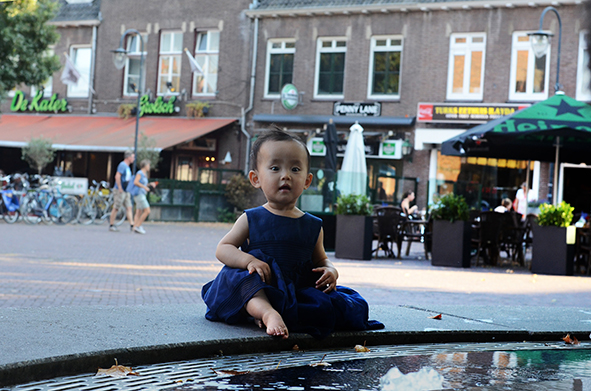
#> input picture biomedical_image_assay/Resources/domi3.jpg, 591 x 391 px, found by its file name
$ python edgeDetection.py
#> lines starting #> are read from the running program, lines starting #| are printed output that depends on the picture
#> further down, img is the input picture: shape (391, 591, 3); mean B, G, R 125.3, 119.4, 112.1

import cv2 as cv
import numpy as np
import datetime

def bgr2gray(img):
    b = img[:,:,0].copy()
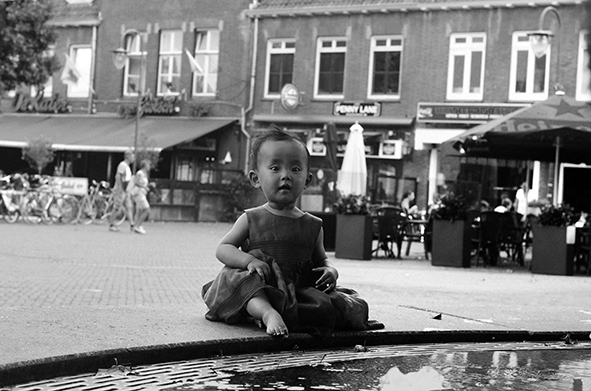
#> b: shape (391, 591); min 0, max 255, mean 125.3
    g = img[:,:,1].copy()
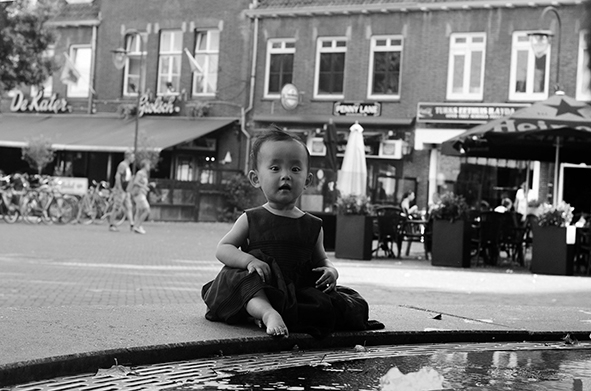
#> g: shape (391, 591); min 0, max 255, mean 119.4
    r = img[:,:,2].copy()
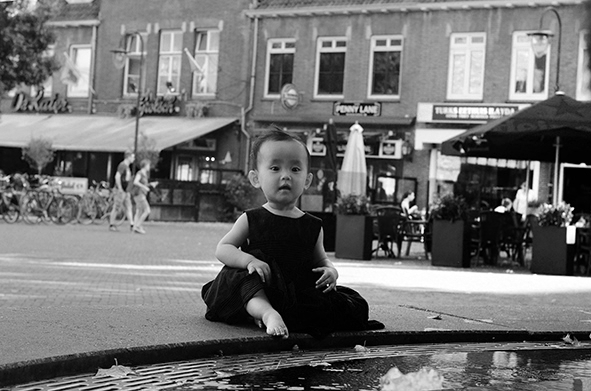
#> r: shape (391, 591); min 0, max 255, mean 112.1

    out = 0.2126*r + 0.7152*g + 0.0722*b
    return out

def max_min_filter(gray,k_size = 2):
#> called with k_size = 6
    H, W = gray.shape
#> H = 391; W = 591
    pad = k_size//2
    out = np.zeros((H+pad*2,W+pad*2),dtype=np.uint8)
    out[pad:pad+H,pad:pad+W] = gray.copy()
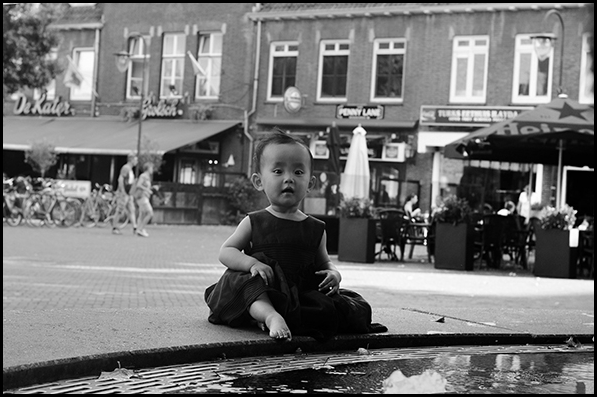
#> out: shape (397, 597); min 0, max 254, mean 114.9

    temp = out.copy()

    for y in range(H):
        for x in range(W):
            out[pad + y, pad+x] = np.max((temp[y: y + k_size, x: x + k_size]) - \
                                  np.min(temp[y: y + k_size, x: x + k_size]))
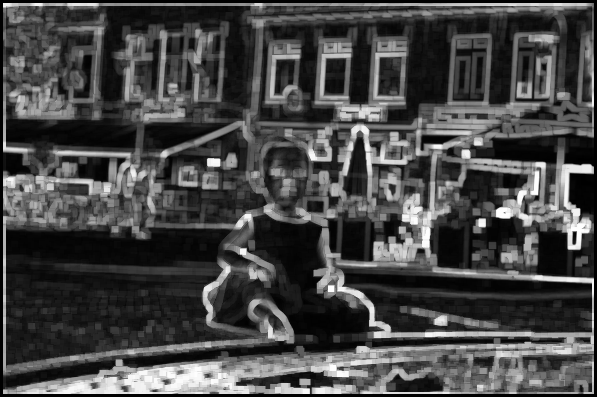
#> out: shape (397, 597); min 0, max 254, mean 70.7

    out = out[pad: pad + H, pad: pad + W].astype(np.uint8)
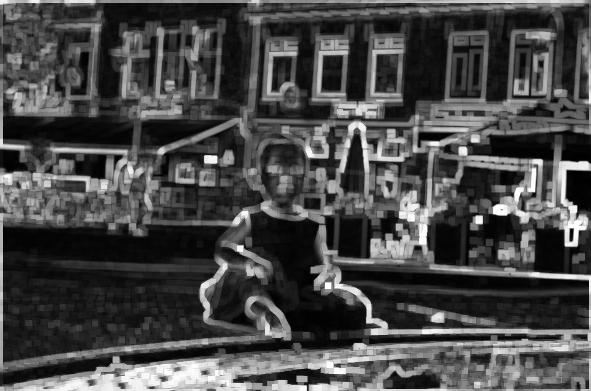
#> out: shape (391, 591); min 0, max 254, mean 72.5

    return out

img = cv.imread('biomedical_image_assay/Resources/domi3.jpg')
gray = bgr2gray(img)
out = max_min_filter(gray,k_size=6)
cv.imshow('Result',out)
cv.waitKey()
